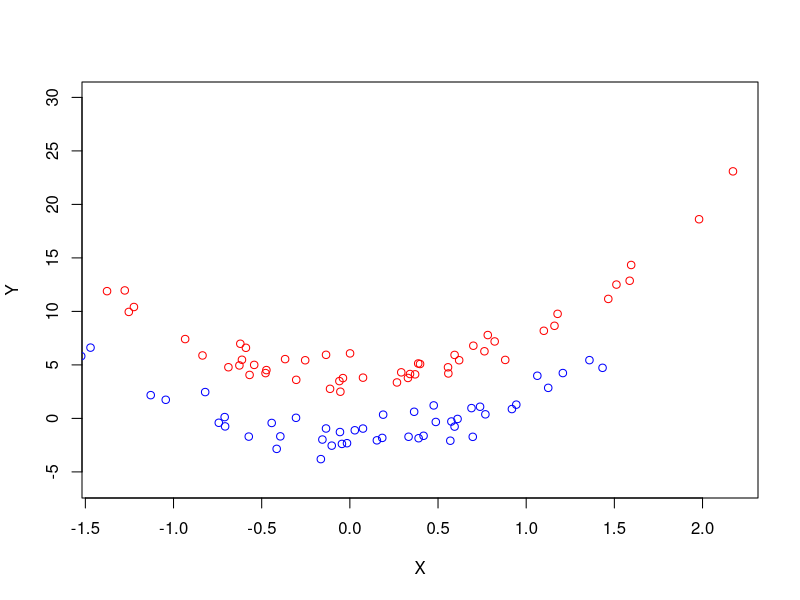

Source code (R):
library(e1071)
set.seed(1)
x <- rnorm(100)
y <- 4 * x^2 + 1 + rnorm(100)
class <- sample(100, 50)
y[class] <- y[class] + 3
y[-class] <- y[-class] - 3
plot(x[class], y[class], col = "red", xlab = "X", ylab = "Y", ylim = c(-6, 30))
points(x[-class], y[-class], col = "blue")
z <- rep(-1, 100)
z[class] <- 1
data <- data.frame(x = x, y = y, z = as.factor(z))

set.seed(5)
train <- sample(1:nrow(data), 0.5*nrow(data))
data.train <- data[train,]
data.test <- data[-(train),]

svm.linear <- svm(z~., data = data.train, kernel = "linear", cost = 10)
pred.linear <- predict(svm.linear, newdata = data.test)

acc.linear <- sum(pred.linear == data.test$z)/50

svm.poly <- svm(z~., data = data.train, kernel = "polynomial",degree = 2, cost = 10)
pred.poly <- predict(svm.poly, newdata = data.test)
acc.poly <- sum(pred.poly == data.test$z)/length(data.test$z)

svm.radial <- svm(z~., data = data.train, kernel = "radial",gamma = 1, cost = 10)
pred.radial <- predict(svm.radial, newdata = data.test)
acc.radial <- sum(pred.radial == data.test$z)/length(data.test$z)